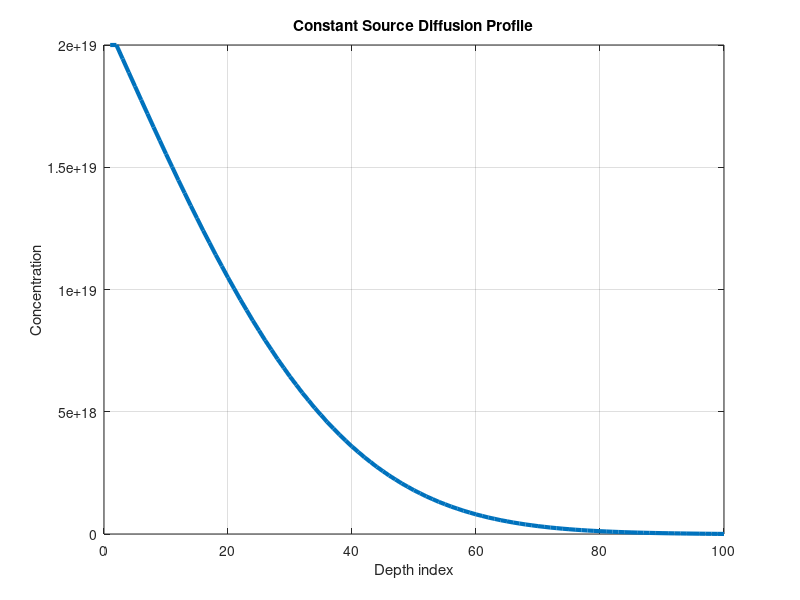
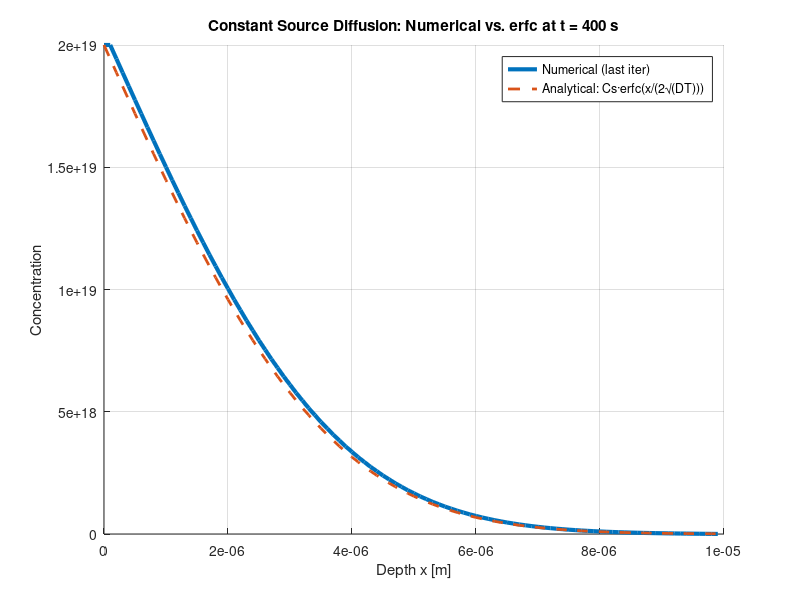
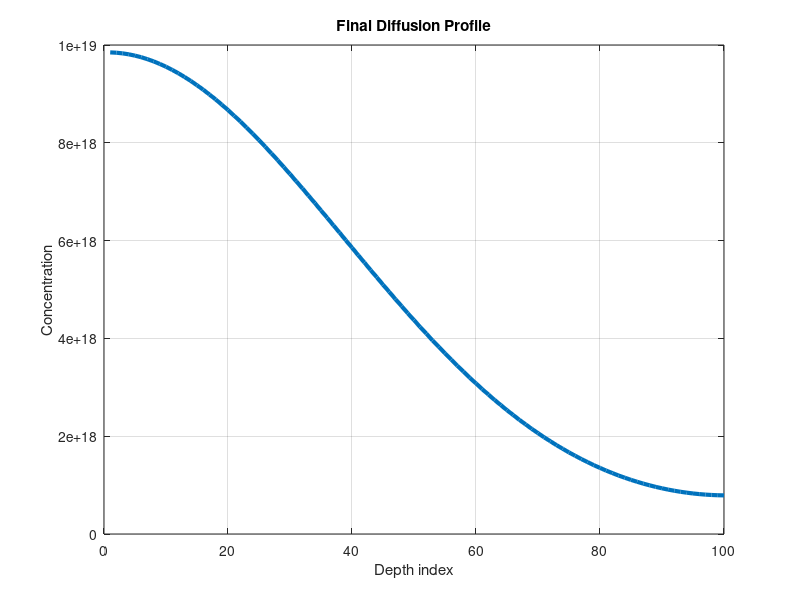
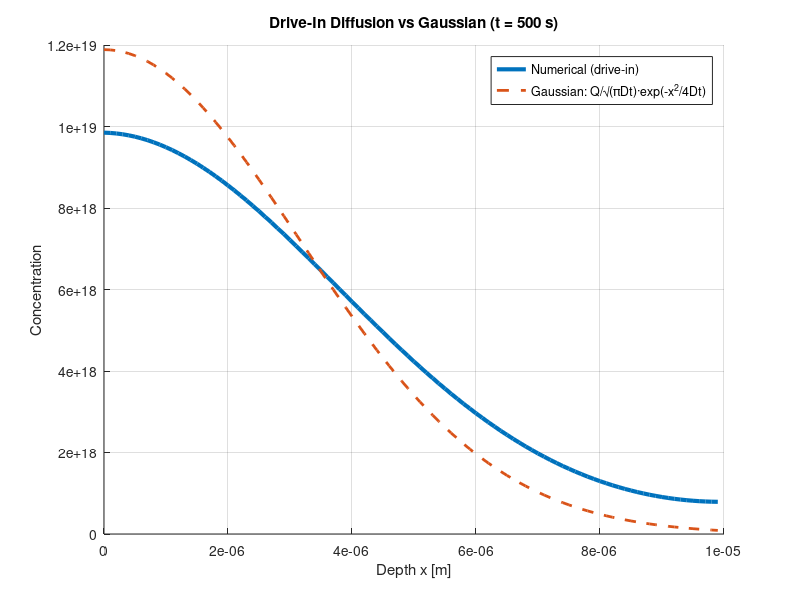

Recreate these plots in MATLAB, in order.

% Clear everything
clear; clc; close all;
iterations=800;
depth_size=100;
C_vector = zeros(iterations,depth_size);
C_vector(1,1:2) = [2e19 2e19];



%% Constant Source Diffusion
% Simplify using the assumtion 
% DΔt/(Δx^2)=1/2
aCSD=0.5;

% C_vectorCSD=C_vector;
% for i = 2:iterations
%     for j = 2:depth_size %size of array -1
% 
%         if j==depth_size
%             C_vectorCSD(i,j)=aCSD*(C_vectorCSD(i-1,j)+C_vectorCSD(i-1,j-1));
%         else
%             C_vectorCSD(i,j)=aCSD*(C_vectorCSD(i-1,j-1)+C_vectorCSD(i-1,j+1));
%         end
%     end
%     C_vectorCSD(i,1:2) = [2e19 2e19];
% 
% 
% end





% figure;
% plot(C_vectorCSD(end, :));
% hold on;

C_vectorCSD=C_vector;
for i = 2:iterations
    for j = 2:depth_size %size of array -1

        if j==depth_size
            C_vectorCSD(i,j)=aCSD*(C_vectorCSD(i-1,j-1));
        else
            C_vectorCSD(i,j)=aCSD*(C_vectorCSD(i-1,j-1)+C_vectorCSD(i-1,j+1));
        end
    end
    C_vectorCSD(i,1:2) = [2e19 2e19];


end
plot(C_vectorCSD(end, :),'LineWidth', 3);
xlabel('Depth index');
ylabel('Concentration');
title('Constant Source Diffusion Profile');

grid on;

%% erfx Comparison
% --- PHYSICAL PARAMETERS: set to your case ---
dz = 1e-7;         % [m] grid spacing between depth nodes (example: 100 nm)
D  = 1e-14;        % [m^2/s] diffusion coefficient
Cs = 2e19;         % [units of concentration] surface concentration (from BC)

% Time step mapping from your explicit scheme:
% aCSD = D*dt/dz^2  =>  dt = aCSD * dz^2 / D
dt = aCSD * dz^2 / D;

% ---- Your existing solver ----
C_vectorCSD = C_vector;
for i = 2:iterations
    for j = 2:depth_size
        if j == depth_size
            C_vectorCSD(i, j) = aCSD * (C_vectorCSD(i-1, j-1));
        else
            C_vectorCSD(i, j) = aCSD * (C_vectorCSD(i-1, j-1) + C_vectorCSD(i-1, j+1));
        end
    end
    C_vectorCSD(i, 1:2) = [Cs Cs];   % keep BC in sync with Cs
end

% ---- Build x-grid and analytical erfc profile at t = iterations*dt ----
x  = (0:depth_size-1) * dz;          % [m] depth array (x=0 at the surface)
T  = iterations * dt;                 % [s] physical time
Cerfc = Cs * erfc( x ./ (2*sqrt(D*T)) );

% ---- Plot numerical vs analytical ----
figure; hold on; grid on;
plot(x, C_vectorCSD(end, :), 'LineWidth', 3, 'DisplayName', 'Numerical (last iter)');
plot(x, Cerfc,               '--', 'LineWidth', 2, 'DisplayName', 'Analytical: Cs·erfc(x/(2√(DT)))');

xlabel('Depth x [m]');
ylabel('Concentration');
title(sprintf('Constant Source Diffusion: Numerical vs. erfc at t = %.3g s', T));
legend('Location','best');
hold off;

 %% LOg version
% C_vectorCSD = C_vector;
% 
% for i = 2:iterations
%     for j = 2:depth_size
%         if j == depth_size
%             C_vectorCSD(i, j) = aCSD * (C_vectorCSD(i-1, j-1));
%         else
%             C_vectorCSD(i, j) = aCSD * (C_vectorCSD(i-1, j-1) + C_vectorCSD(i-1, j+1));
%         end
%     end
%     % Boundary conditions
%     C_vectorCSD(i, 1:2) = [2e19 2e19];
% end
% 
% % --- Plot in log scale ---
% semilogy(C_vectorCSD(end, :), 'LineWidth', 3);
% xlabel('Depth index');
% ylabel('Concentration (log scale)');
% title('Constant Source Diffusion Profile (Log Output)');
% grid on;


%% Drive-In Diffusion
% Simplify using the assumtion 
% DΔt/(Δx^2)=1/2
aDID=0.5;
iterations=1000;
C_vectorDID=zeros(iterations,depth_size);
C_vectorDID(1, :)=C_vectorCSD(end, :);

for i = 2:iterations

    for j = 1:depth_size %size of array -1





        if j==depth_size
            C_vectorDID(i,j)=aDID*(C_vectorDID(i-1,j)+C_vectorDID(i-1,j-1));
        elseif j==1
            C_vectorDID(i,j)=aDID*(C_vectorDID(i-1,j)+C_vectorDID(i-1,j+1));
        else
            C_vectorDID(i,j)=aDID*(C_vectorDID(i-1,j-1)+C_vectorDID(i-1,j+1));
        end
    end



end
% Plot: Constant source diffusion
figure;
plot(C_vectorDID(end, :),'LineWidth', 3);
xlabel('Depth index');
ylabel('Concentration');
title('Final Diffusion Profile');
grid on;

%% Gaussian Comparison

%% Parameters you must set (consistent units)
dz = 1e-7;       % [m] grid spacing (e.g., 100 nm)
D  = 1e-14;      % [m^2/s] diffusivity for drive-in step

aDID = 0.5;                % you already chose this
iterations = 1000;         % you already chose this
dt = aDID * dz^2 / D;      % scheme-to-physics mapping
T  = iterations * dt;      % physical time of drive-in

%% Drive-In Diffusion (your code as given)
C_vectorDID = zeros(iterations, depth_size);
C_vectorDID(1, :) = C_vectorCSD(end, :);   % initial (from pre-deposition)

for i = 2:iterations
    for j = 1:depth_size
        if j == depth_size
            C_vectorDID(i, j) = aDID * (C_vectorDID(i-1, j) + C_vectorDID(i-1, j-1));
        elseif j == 1
            C_vectorDID(i, j) = aDID * (C_vectorDID(i-1, j) + C_vectorDID(i-1, j+1));
        else
            C_vectorDID(i, j) = aDID * (C_vectorDID(i-1, j-1) + C_vectorDID(i-1, j+1));
        end
    end
end

%% Build x-grid and Gaussian analytic for finite dose
x   = (0:depth_size-1) * dz;                % depth [m], surface at x=0
Q   = trapz(x, C_vectorDID(1, :));          % total dose from initial profile
Cgauss = (Q ./ sqrt(pi * D * T)) .* exp(-(x.^2) ./ (4 * D * T));

%% Plot: numerical vs Gaussian
figure; hold on; grid on;
plot(x, C_vectorDID(end, :), 'LineWidth', 3, 'DisplayName', 'Numerical (drive-in)');
plot(x, Cgauss, '--', 'LineWidth', 2, 'DisplayName', 'Gaussian: Q/√(πDt)·exp(-x^2/4Dt)');
xlabel('Depth x [m]');
ylabel('Concentration');
title(sprintf('Drive-In Diffusion vs Gaussian (t = %.3g s)', T));
legend('Location','best');
hold off;

%% Optional: log-y view (helps compare tails)
% figure; hold on; grid on;
% semilogy(x, C_vectorDID(end, :), 'LineWidth', 3, 'DisplayName', 'Numerical');
% semilogy(x, Cgauss, '--', 'LineWidth', 2, 'DisplayName', 'Gaussian');
% xlabel('Depth x [m]'); ylabel('Concentration (log scale)');
% title(sprintf('Log view (t = %.3g s)', T)); legend('Location','best'); hold off;

%% Quick error metrics
num = C_vectorDID(end, :);
rmse = sqrt(mean((num - Cgauss).^2));
relL1 = trapz(x, abs(num - Cgauss)) / max(Q, eps);
fprintf('RMSE = %.3e,  Relative L1 (vs dose) = %.3e\n', rmse, relL1);
